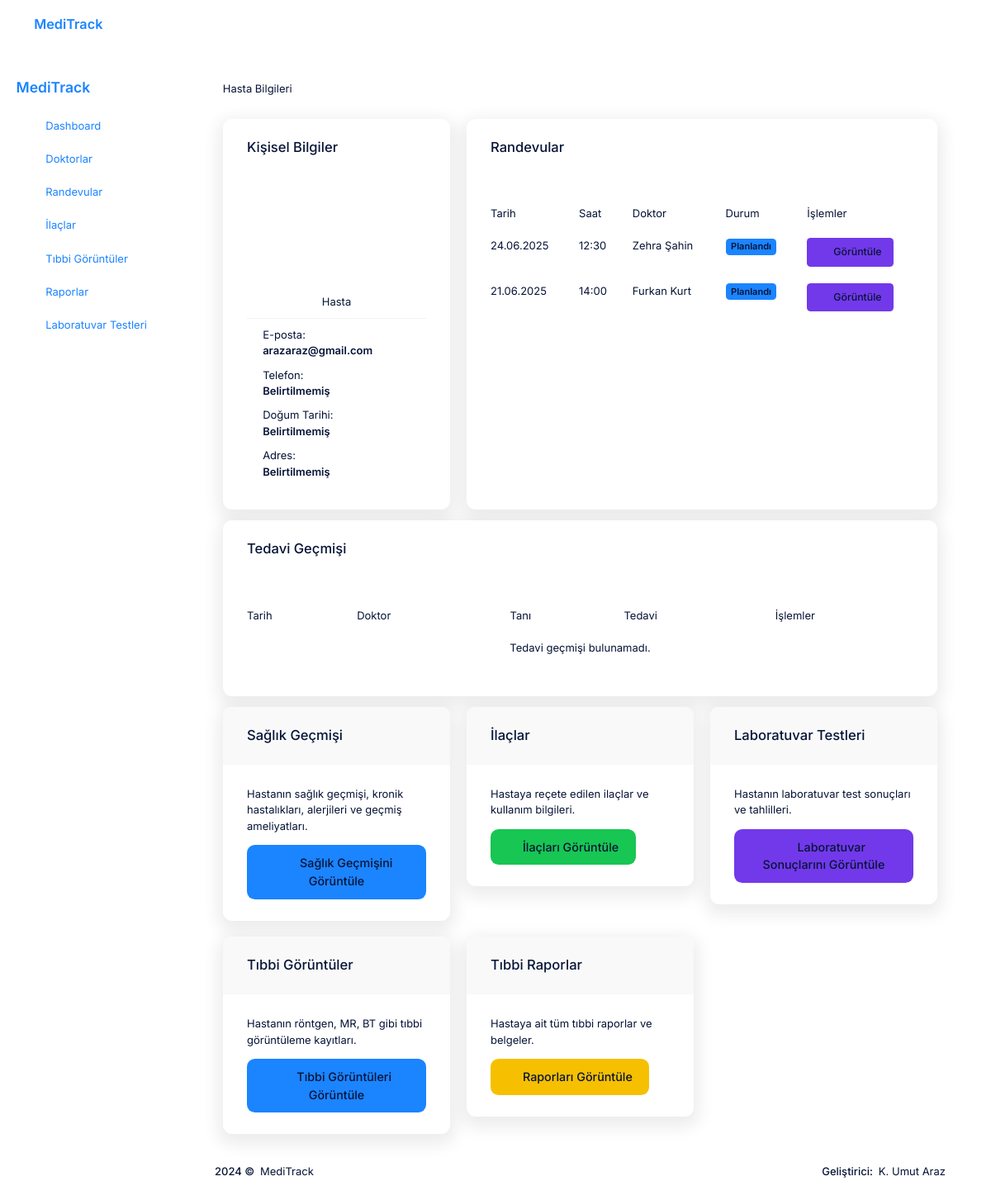
/core/patients/1/ (signed in), run on an earlier commit of the app's database.
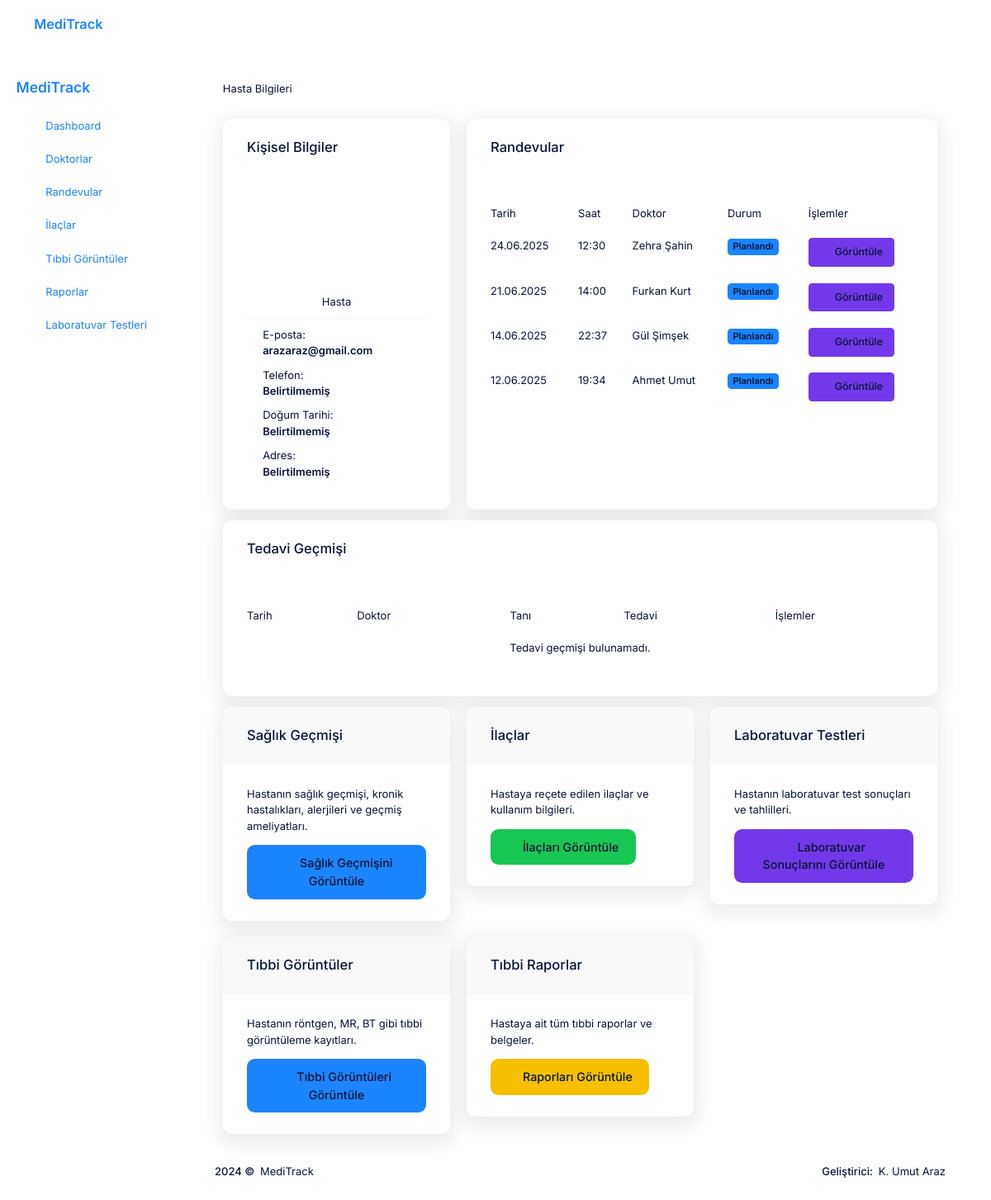
And on a later commit of the database.
### appointments/models.py (models this page shows, shortened)
class Appointment(models.Model):
    STATUS_CHOICES = [
        ('planned', _('Planlandı')),
        ('completed', _('Tamamlandı')),
        ('cancelled', _('İptal Edildi')),
    ]
    patient = models.ForeignKey(
        settings.AUTH_USER_MODEL,
        on_delete=models.CASCADE,
        related_name='patient_appointments',
        verbose_name=_('Hasta'),
        limit_choices_to={'user_type': 'patient'}
    )
    doctor = models.ForeignKey(
        settings.AUTH_USER_MODEL,
        on_delete=models.CASCADE,
        related_name='doctor_appointments',
        verbose_name=_('Doktor'),
        limit_choices_to={'user_type': 'doctor'}
    )
    date = models.DateField(
        verbose_name=_('Tarih')
    )
    time = models.TimeField(
        verbose_name=_('Saat')
    )
    description = models.TextField(
        blank=True,
        null=True,
        verbose_name=_('Açıklama')
    )
    status = models.CharField(
        max_length=20,
        choices=STATUS_CHOICES,
        default='planned',
        verbose_name=_('Durum')
    )
    created_at = models.DateTimeField(
        auto_now_add=True,
        verbose_name=_('Oluşturulma Tarihi')
    )
    updated_at = models.DateTimeField(
        auto_now=True,
        verbose_name=_('Güncellenme Tarihi')
    )
    class Meta:
        verbose_name = _('Randevu')
        verbose_name_plural = _('Randevular')
        ordering = ['-date', '-time']

### users/models.py (models this page shows, shortened)
class User(AbstractUser):
    USER_TYPE_CHOICES = [
        ('patient', _('Hasta')),
        ('doctor', _('Doktor')),
        ('receptionist', _('Resepsiyonist')),
        ('admin', _('Admin')),
    ]
    user_type = models.CharField(
        max_length=20,
        choices=USER_TYPE_CHOICES,
        default='patient',
        verbose_name=_('Kullanıcı Tipi')
    )
    specialization = models.CharField(
        max_length=100,
        blank=True,
        null=True,
        verbose_name=_('Uzmanlık Alanı')
    )
    date_of_birth = models.DateField(
        blank=True,
        null=True,
        verbose_name=_('Doğum Tarihi')
    )
    phone_number = models.CharField(
        max_length=20,
        blank=True,
        null=True,
        verbose_name=_('Telefon Numarası')
    )
    address = models.TextField(
        blank=True,
        null=True,
        verbose_name=_('Adres')
    )
    blood_type = models.CharField(
        max_length=10,
        blank=True,
        null=True,
        verbose_name=_('Kan Grubu')
    )
    def is_patient(self):
        return self.user_type == 'patient'
    def is_doctor(self):
        return self.user_type == 'doctor'
    def is_receptionist(self):
        return self.user_type == 'receptionist'
    def is_admin_user(self):
        return self.user_type == 'admin'
    class Meta:
        verbose_name = _('Kullanıcı')
        verbose_name_plural = _('Kullanıcılar')

### core/views.py (the view)
# urls.py: path('patients/<int:pk>/', views.PatientDetailView.as_view(), name='patient-detail'),
class PatientDetailView(LoginRequiredMixin, UserPassesTestMixin, DetailView):
    model = User
    template_name = 'core/patient_detail.html'
    context_object_name = 'patient'
    def test_func(self):
        patient = self.get_object()
        user = self.request.user
        if user.is_patient():
            return patient == user
        if user.is_doctor():
            return Appointment.objects.filter(doctor=user, patient=patient).exists()
        return user.is_receptionist() or user.is_admin_user()
    def get_context_data(self, **kwargs):
        context = super().get_context_data(**kwargs)
        patient = self.get_object()
        appointments = Appointment.objects.filter(patient=patient).order_by('-date', '-time')
        treatments = Treatment.objects.filter(appointment__patient=patient).order_by('-created_at')
        context.update({
            'appointments': appointments,
            'treatments': treatments
        })
        return context

### Templates/core/patient_detail.html (shortened to what the changed rows need)
{% extends 'core/base.html' %}
{% load static %}
{% block content %}
<div class="container py-4">
    <div class="row">
        <div class="col-md-8 mb-4">
            <div class="card shadow h-100">
                <div class="card-body">
                    <div class="table-responsive">
                        <table class="table table-hover">
                            <thead>
                                <tr>
                                    <th>Tarih</th>
                                    <th>Saat</th>
                                    <th>Doktor</th>
                                    <th>Durum</th>
                                    <th>İşlemler</th>
                                </tr>
                            </thead>
                            <tbody>
                                {% if appointments %}
                                    {% for appointment in appointments %}
                                        <tr>
                                            <td>{{ appointment.date|date:"d.m.Y" }}</td>
                                            <td>{{ appointment.time|time:"H:i" }}</td>
                                            <td>{{ appointment.doctor.get_full_name }}</td>
                                            <td>
                                                {% if appointment.status == 'planned' %}
                                                    <span class="badge bg-primary">Planlandı</span>
                                                {% elif appointment.status == 'completed' %}
                                                    <span class="badge bg-success">Tamamlandı</span>
                                                {% elif appointment.status == 'cancelled' %}
                                                    <span class="badge bg-danger">İptal Edildi</span>
                                                {% endif %}
                                            </td>
                                            <td>
                                                <a href="{% url 'appointment-detail' appointment.id %}" class="btn btn-sm btn-info">
                                                    <i class="fas fa-eye"></i> Görüntüle
                                                </a>
                                            </td>
                                        </tr>
                                    {% endfor %}
                                {% else %}
                                    <tr>
                                        <td colspan="5" class="text-center">Randevu bulunamadı.</td>
                                    </tr>
                                {% endif %}
                            </tbody>
                        </table>
                    </div>
                </div>
            </div>
        </div>
    </div>
    <div class="row">
        <div class="col-12">
            <div class="card shadow">
                <div class="card-body">
                    <div class="table-responsive">
                        <table class="table table-hover">
                            <thead>
                                <tr>
                                    <th>Tarih</th>
                                    <th>Doktor</th>
                                    <th>Tanı</th>
                                    <th>Tedavi</th>
                                    <th>İşlemler</th>
                                </tr>
                            </thead>
                        </table>
                    </div>
                </div>
            </div>
        </div>
    </div>
{% endblock %}

What changed in the data, as far as the page shows it:
added Appointment: date "14.06.2025", time "22:37", doctor.get_full_name "Gül Şimşek", status "Planlandı"
added Appointment: date "12.06.2025", time "19:34", doctor.get_full_name "Ahmet Umut", status "Planlandı"
